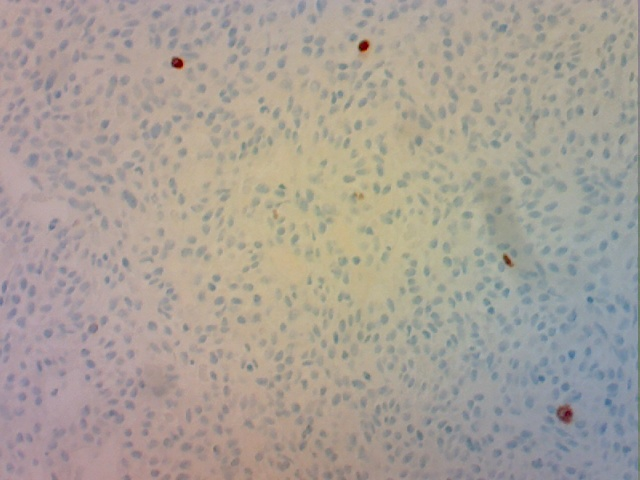
#> input picture topo_med_original.jpg, 640 x 480 px
$ jupyter execute --allow-errors sandbox_for_opencv_functions.ipynb   (shell and % lines are left out)   (older library calls are emulated)
#> lines starting #> are read from the running program, lines starting #| are printed output that depends on the picture; after the words box and inside, x2 and y2 are one past the last pixel; in counts of white or black regions, pixels touching at a corner belong together
Reference https://docs.opencv.org/3.1.0/d3/db4/tutorial_py_watershed.html

[cell 1]
# Sandbox

[cell 2]
import numpy as np
import cv2
import matplotlib.pyplot as plt

[cell 3]
# temporarily override the live captured image with one from file:
original = cv2.imread('topo_med_original.jpg')
#> original is the input picture: shape (480, 640, 3); mean B, G, R 151.4, 160, 168.3
#original = cv2.imread('coins.jpg')
#original = cv2.imread('hsv.png')
original_rgb = cv2.cvtColor(original,cv2.COLOR_BGR2RGB)

plt.imshow(original_rgb)
plt.show

## White balance

[cell 4]
# White balance algorithm

# https://stackoverflow.com/questions/49835662/how-to-use-xphoto-whitebalancer-balancewhite-with-python-and-opencv

wb = cv2.xphoto.createGrayworldWB()
wb.setSaturationThreshold(0.9999)
balanced_image = wb.balanceWhite(original)
balanced_rgb = cv2.cvtColor(balanced_image,cv2.COLOR_BGR2RGB)

plt.imshow(balanced_rgb)
plt.show

[cell 5]
difference = original_rgb - balanced_image
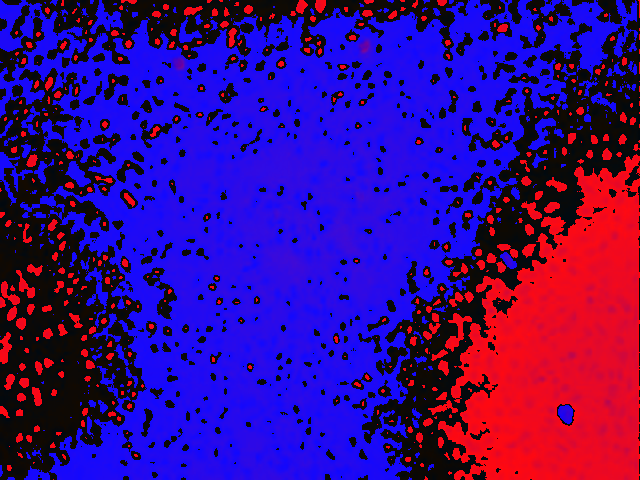
#> difference: shape (480, 640, 3); mean R, G, B 61.3, 9.3, 135.2

plt.imshow(difference)
plt.show

## Colour filter

[cell 6]
# Filter colours and get all the cells to become more distinct.
# http://www.colorizer.org/

# Hue = rainbow 0-179
# Saturation = white/pale_colour to colour 0-255
# Value = black/dark_colour to colour 0-255
'''
BLUE
h 160 - 253
s 11 - 100
v 42 - 100
'''
hsv = cv2.cvtColor(original, cv2.COLOR_BGR2HSV)
#> hsv: shape (480, 640, 3); mean H, S, V 52.9, 34.4, 171.4
lower_blue = np.array([0,0,130])     #(red->,      white->,   black->)
upper_blue = np.array([178,255,255])    #(->purple,   ->colour,  ->colour)

blue_mask = cv2.inRange(hsv, lower_blue, upper_blue)
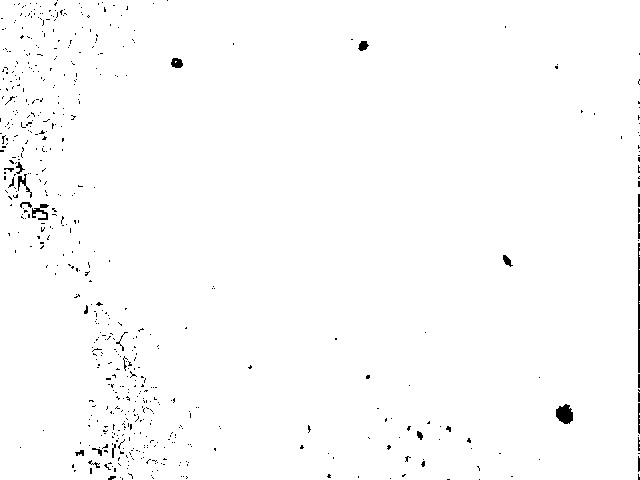
#> blue_mask: shape (480, 640); 98.9% white; 585 black regions (556 under 20 px), largest, box (x1, y1, x2, y2) and area: (556, 404, 573, 424) 251, (638, 243, 640, 373) 248, (32, 204, 49, 220) 124
blue = cv2.bitwise_and(original,original, mask = blue_mask )
#?and back to rgb from bgr

blue_rgb = cv2.cvtColor(blue,cv2.COLOR_BGR2RGB)
plt.imshow(blue_rgb)
plt.show

[cell 7]
'''
= 160,11,42 to 253,100,100
BROWN
h 0 to 70
s 0 to 100
v 0 to 100
'''
# Hue = rainbow 0-255
# Saturation = white/pale_colour to colour 0-255
# Value = black/dark_colour to colour 0-255

lower_brown = np.array([0,70,0])          #(red->,      white->,   black->)
upper_brown = np.array([50,255,255])      #(->purple,   ->colour,  ->colour)

brown_mask = cv2.inRange(hsv, lower_brown, upper_brown)
#> brown_mask: shape (480, 640); 0.6% white; 74 white regions (59 under 20 px), largest, box (x1, y1, x2, y2) and area: (327, 219, 359, 255) 458, (279, 249, 305, 276) 358, (358, 39, 372, 59) 189
brown = cv2.bitwise_and(original,original, mask = brown_mask )

brown_rgb = cv2.cvtColor(brown,cv2.COLOR_BGR2RGB)

plt.imshow(brown_rgb)
plt.show

# Preprocessing to make blobs clearer

[cell 8]
# Technique 1:
# The median (edge preseving) blur filter
# The canny edge detection algorithm

median = cv2.medianBlur(original, 5) #must be odd number
edge = cv2.Canny(median,1,25) # how many dots
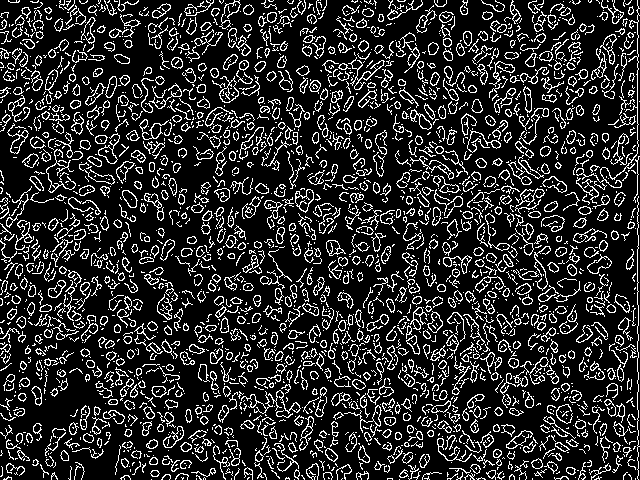
#> edge: shape (480, 640); 17.3% white in thin lines or dots
kernel = np.ones((1,1),np.uint8) # line size
edge = cv2.dilate(edge,kernel,iterations=1)
median[edge==255]=0
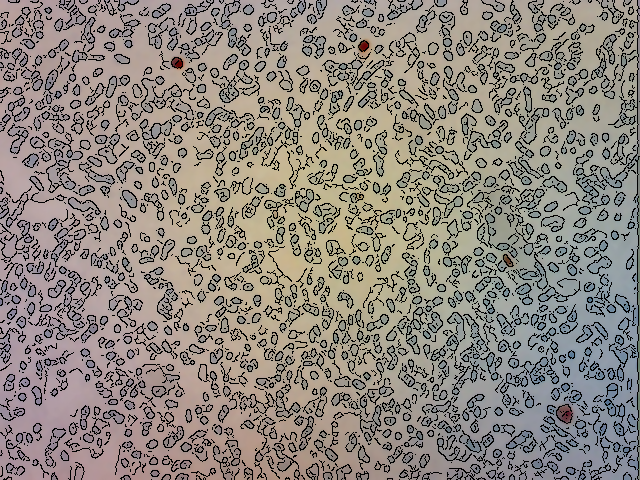
#> median: shape (480, 640, 3); mean B, G, R 125.6, 133.1, 140.4


plt.imshow(median)
plt.show

# perhaps if you then smooth again, the black from the lines will darken the borders of the blobs

#> (a cell that did not finish here is left out)

[cell 10]
# Next technique: Low pass biltering
# Nonlocal means denoising

non_local = cv2.fastNlMeansDenoisingColored(original,None,5,20,3,21)


plt.imshow(non_local)
plt.show

#> (a cell that did not finish here is left out)

[cell 12]
kernel = np.ones((2,2),np.float32)

#> (the rest of this cell did not finish here and is left out)

[cell 13]
kernel = np.ones((2,2),np.float32)

#> (the rest of this cell did not finish here and is left out)

[cell 14]
# Floodfill doesn't seem to work
flood = cv2.floodFill(image = original,mask=None,seedPoint = (176,62),newVal=0)
#> original: shape (480, 640, 3); under 0.01% of pixels changed, all inside (x1, y1, x2, y2) = (176, 62, 177, 63)

plt.imshow(flood[1])
plt.show

# Begin Watershed

[cell 15]
# convert to grey for the watershed algo
#bgr = cv2.cvtColor(brown,cv2.COLOR_HSV2BGR)
gray = cv2.cvtColor(original,cv2.COLOR_BGR2GRAY)

plt.imshow(gray, cmap='gray')
plt.show

[cell 16]
# Ostu's binarisation to get a super rough estimation of cell locations
ret, thresh = cv2.threshold(gray,0,255,cv2.THRESH_BINARY_INV+cv2.THRESH_OTSU)
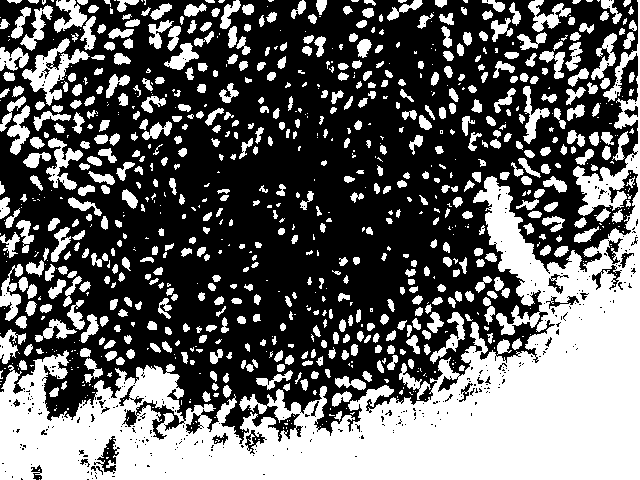
#> thresh: shape (480, 640); 40.4% white; 933 white regions (381 under 20 px), largest, box (x1, y1, x2, y2) and area: (0, 0, 640, 480) 75321, (22, 38, 90, 106) 1450, (46, 138, 83, 190) 774
#> ret = 159
plt.imshow(thresh, cmap='gray')
plt.show

[cell 17]
# noise kernel
kernel = np.ones((3,3),np.uint8)
opening = cv2.morphologyEx(thresh,cv2.MORPH_OPEN,kernel, iterations = 2)
#> opening: shape (480, 640); 33.4% white; 506 white regions (6 under 20 px), largest, box (x1, y1, x2, y2) and area: (0, 177, 640, 480) 65434, (573, 152, 640, 215) 1489, (23, 55, 69, 91) 728

plt.imshow(opening, cmap='gray')
plt.show

[cell 18]
# sure background area
sure_bg = cv2.dilate(opening,kernel,iterations=3)
#> sure_bg: shape (480, 640); 56.8% white; 90 black regions (38 under 20 px), largest, box (x1, y1, x2, y2) and area: (0, 0, 640, 422) 121831, (510, 120, 582, 252) 3211, (568, 91, 618, 133) 929

plt.imshow(sure_bg, cmap='gray')
plt.show

[cell 19]
dist_transform = cv2.distanceTransform(opening,cv2.DIST_L2,5)

plt.imshow(dist_transform, cmap='gray')
plt.show

[cell 20]
# Finding sure foreground area

ret, sure_fg = cv2.threshold(dist_transform,0.6*dist_transform.max(),255,0)
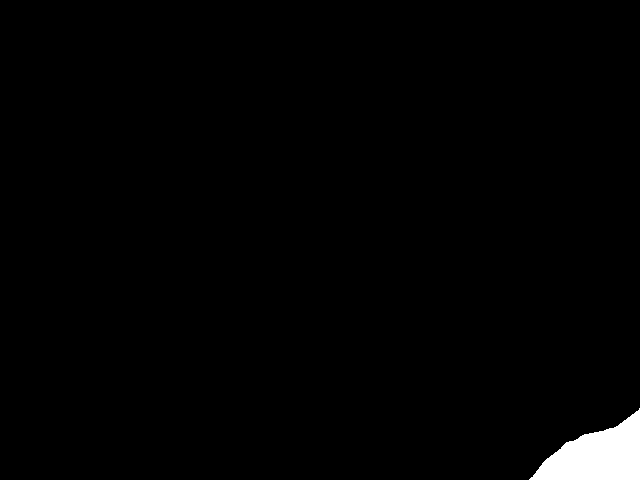
#> sure_fg: shape (480, 640) float32; 1.5% white; 1 white region, box (x1, y1, x2, y2) and area: (529, 408, 640, 480) 4538
#> ret = 85.44

plt.imshow(sure_fg, cmap='gray')
plt.show

[cell 21]
# Finding unknown region
sure_fg = np.uint8(sure_fg)
unknown = cv2.subtract(sure_bg,sure_fg)
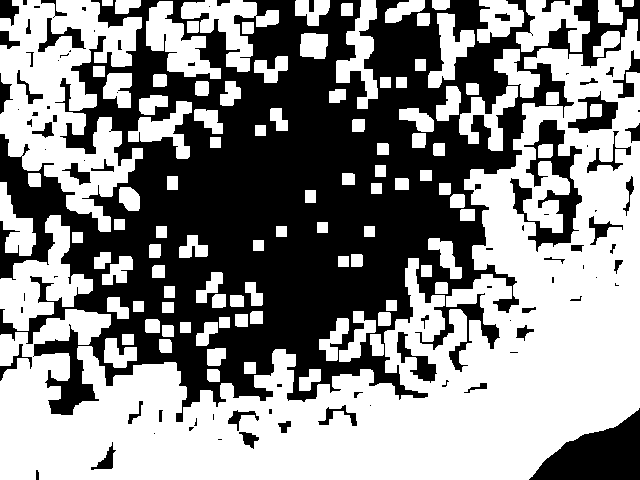
#> unknown: shape (480, 640); 55.3% white; 91 black regions (38 under 20 px), largest, box (x1, y1, x2, y2) and area: (0, 0, 640, 422) 121831, (529, 408, 640, 480) 4538, (510, 120, 582, 252) 3211
plt.imshow(unknown, cmap='gray')
plt.show

[cell 22]
# Marker labelling
ret, markers = cv2.connectedComponents(sure_fg)
#> ret = 2
plt.imshow(markers, cmap='gray')
plt.show

[cell 23]
# Add one to all labels so that sure background is not 0, but 1
markers = markers+1

# Now, mark the region of unknown with zero
markers[unknown==255] = 0
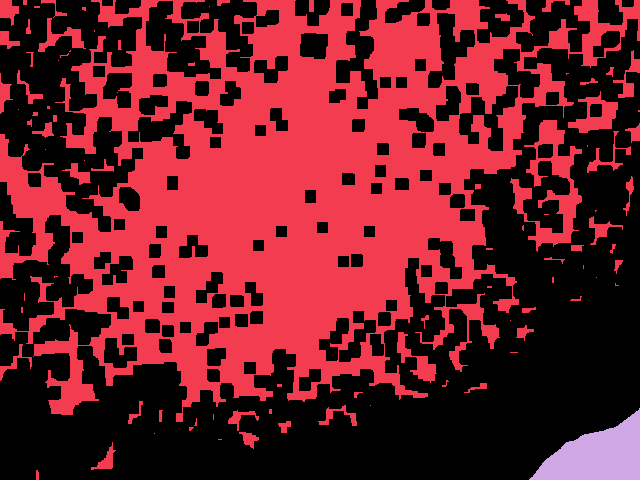
#> markers: shape (480, 640) int32; 3 distinct labels, from 0 to 2; one colour per label, 0 black

markers = cv2.watershed(original,markers)
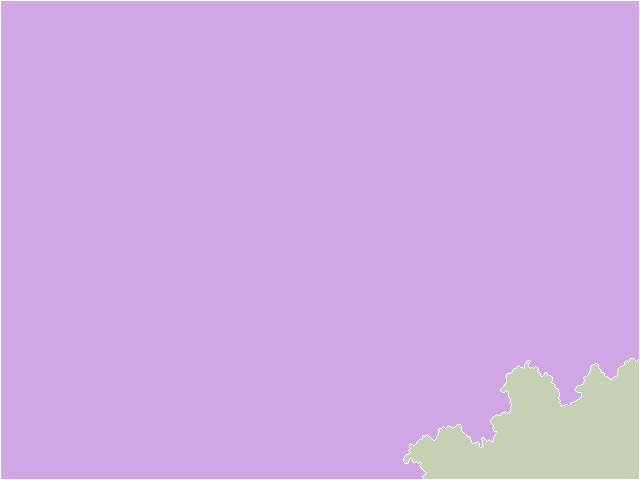
#> markers: shape (480, 640) int32; 3 distinct labels, from -1 to 2; one colour per label, 0 black, -1 white
original[markers == -1] = [255,0,0]
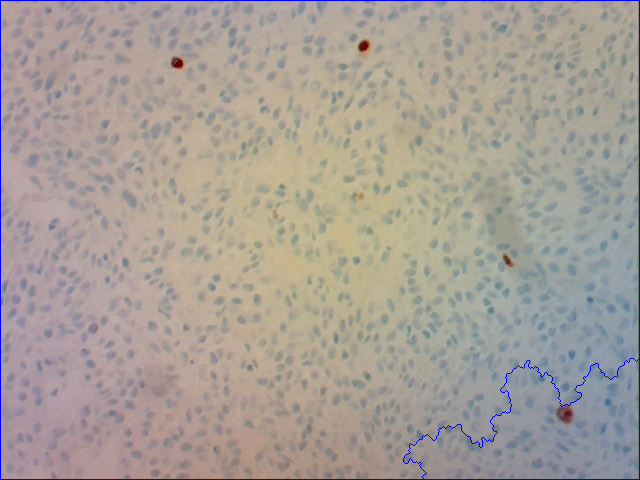
#> original: shape (480, 640, 3); mean B, G, R 152.4, 158.7, 166.9

plt.imshow(markers, cmap='gray')
plt.show

$ run again, with birdoma.JPG copied over topo_med_original.jpg
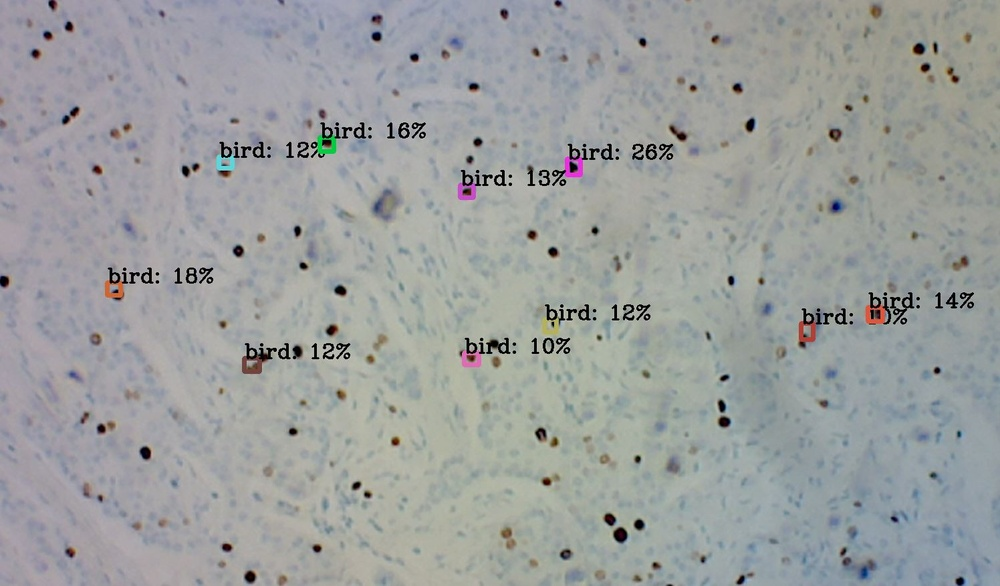
#> input picture birdoma.JPG, 1000 x 586 px, shrunk from 1496 x 876 before the run
#> original is the input picture: shape (586, 1000, 3); mean B, G, R 158.4, 158.8, 156
#> hsv: shape (586, 1000, 3); mean H, S, V 80, 19.2, 163.1
#> blue_mask: shape (586, 1000); 97.1% white; 324 black regions (115 under 20 px), largest, box (x1, y1, x2, y2) and area: (242, 343, 277, 374) 538, (890, 292, 915, 325) 304, (373, 190, 397, 219) 288
#> brown_mask: shape (586, 1000); 0.86% white; 322 white regions (250 under 20 px), largest, box (x1, y1, x2, y2) and area: (865, 300, 887, 325) 355, (104, 277, 126, 299) 303, (798, 320, 816, 346) 278
#> edge: shape (586, 1000); 15.5% white in thin lines or dots
#> thresh: shape (586, 1000); 2.3% white; 249 white regions (64 under 20 px), largest, box (x1, y1, x2, y2) and area: (242, 343, 277, 374) 487, (799, 308, 822, 348) 398, (890, 292, 914, 325) 258
#> `ret, thresh = cv2.threshold(gray,0,255,cv2.THRESH_BINARY_INV+cv2.THRES..`: ret = 101
#> opening: shape (586, 1000); 0.87% white; 81 white regions, largest, box (x1, y1, x2, y2) and area: (242, 353, 271, 374) 295, (614, 528, 627, 543) 164, (860, 562, 874, 578) 140
#> sure_bg: shape (586, 1000); 2.7% white; 76 white regions, largest, box (x1, y1, x2, y2) and area: (239, 350, 274, 377) 651, (602, 511, 630, 546) 613, (715, 398, 733, 430) 473
#> `ret, sure_fg = cv2.threshold(dist_transform,0.6*dist_transform.max(),2..`: ret = 4.2
#> unknown: shape (586, 1000); 2.7% white; 76 white regions, largest, box (x1, y1, x2, y2) and area: (239, 350, 274, 377) 643, (602, 511, 630, 546) 581, (715, 398, 733, 430) 467
#> `ret, markers = cv2.connectedComponents(sure_fg)`: ret = 21
#> `markers = cv2.watershed(original,markers)`:
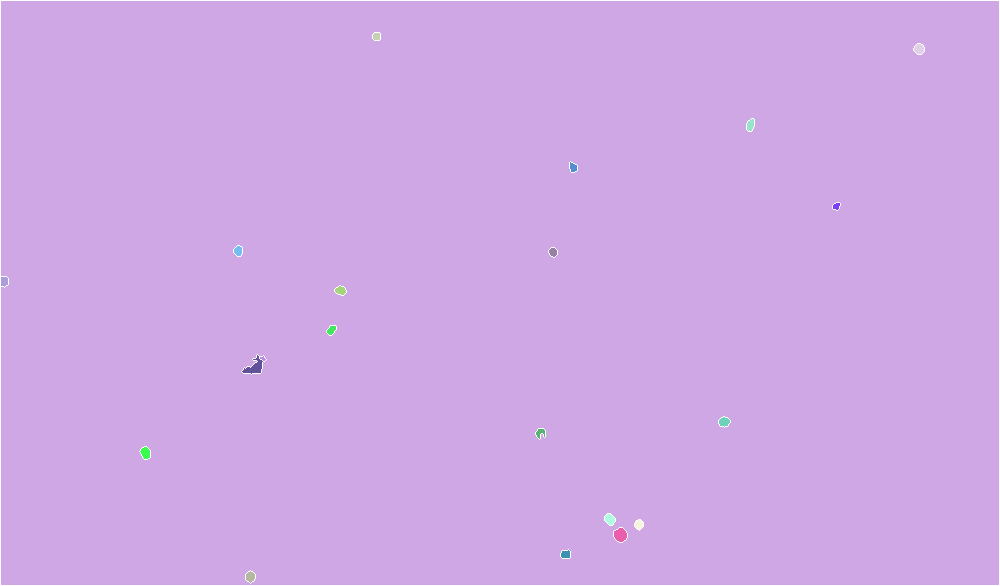
#> markers: shape (586, 1000) int32; 22 distinct labels, from -1 to 21; one colour per label, 0 black, -1 white
#> `original[markers == -1] = [255,0,0]`:
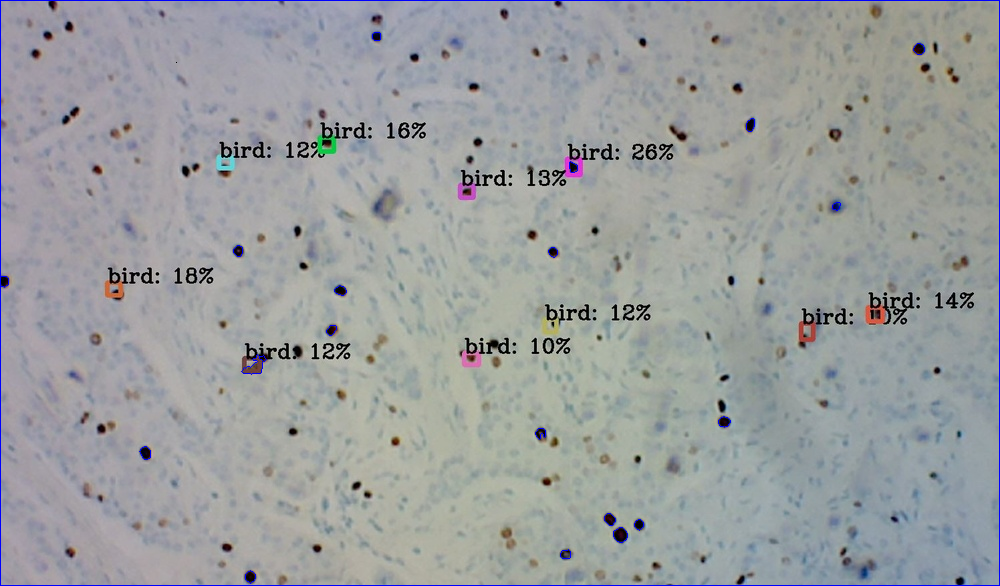
#> original: shape (586, 1000, 3); mean B, G, R 159.1, 157.9, 155.1
